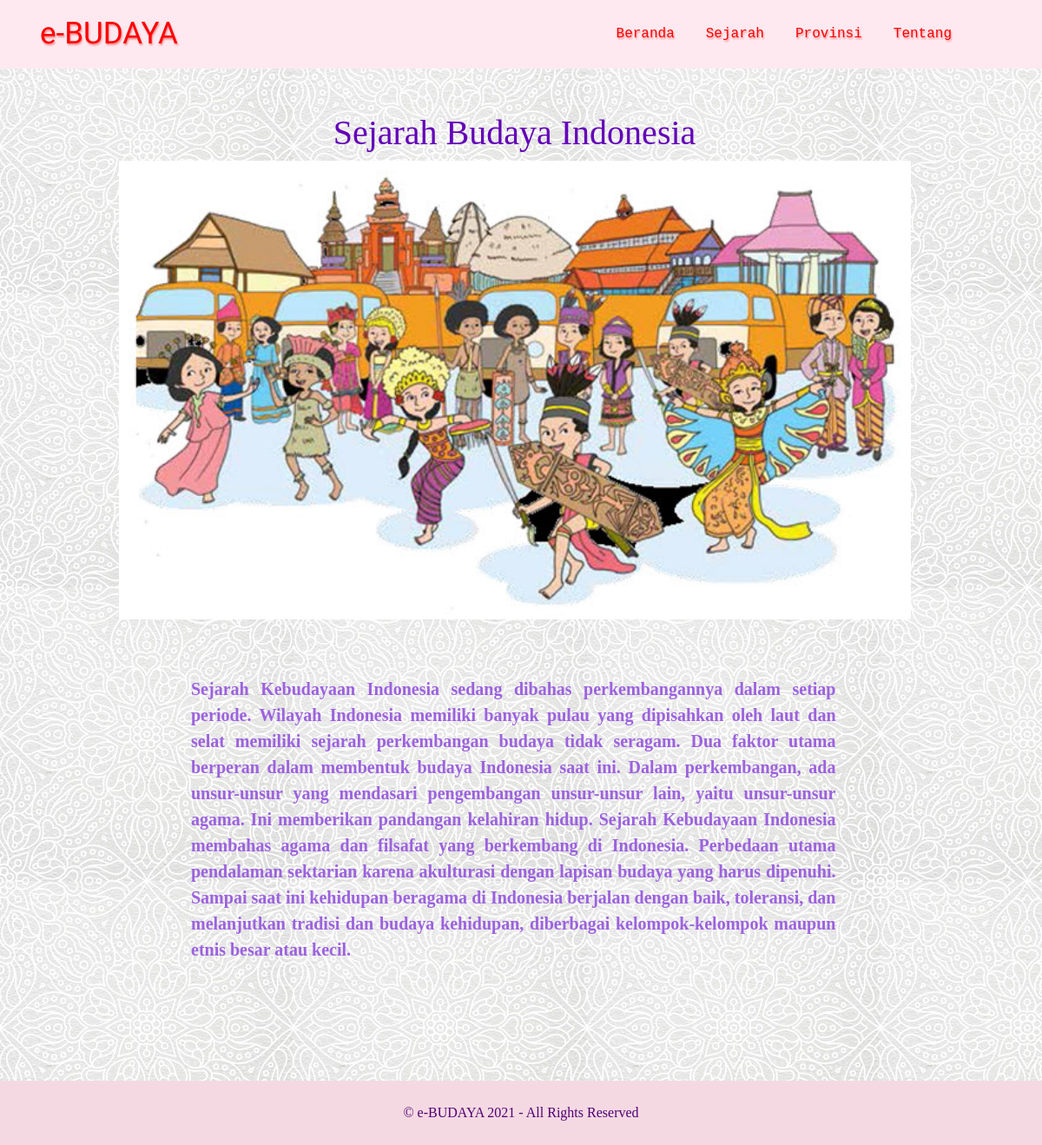
Page /sejarah.php on the committed database.
### tables this page shows
CREATE TABLE `pages` (
  `id_pages` int(20) NOT NULL,
  `judul_pages` varchar(200) NOT NULL,
  `isi_pages` longtext NOT NULL
);

### sejarah.php (the view)
<?php
  require "inc/koneksi.php";
  $query = mysqli_query($con, "SELECT * FROM pages where id_pages = '1'");
  $data = mysqli_fetch_assoc($query);
?>
<?php
  include "header.php";
?>
      <div class="sejarahindo">
        <div class="container">
          <h2 class="display-4"><?=$data['judul_pages'];?></h2>
          <div class="row justify-content-center">
            <img src="assets/img/pawai_budaya.jpg">
          </div>
        </div>
      </div>
      <div class="row desc-sejarah">
        <div class="col-lg-10">
          <p><?=$data['isi_pages'];?></p>
        </div>
      </div>
<?php
  include "footer.php";
?>

### assets/css/style.css (style rules this page uses)
body { margin: 0; padding: 0; margin-right: 15px; background-image: url(assets/img/batik.jpg); }
.sejarahindo .display-4 { color: #6300B8; font-family: 'Arial Rounded MT'; text-align: center; margin-top: 50px; font-size: 27px; }
.sejarahindo img { width: 80%; }
.desc-sejarah p { color: #9C62DE; font-family: 'Calibri'; font-size: 16px; font-weight: bold; text-align: justify; margin-top: 45px; padding: 20px; }
@media (min-width: 992px) { .sejarahindo .display-4 { font-size: 40px; } }
@media (min-width: 992px) { .desc-sejarah p { font-size: 20px; text-align: justify; margin-left: 200px; } }

### rows in the picture
pages: judul_pages "Sejarah Budaya Indonesia", isi_pages "Sejarah Kebudayaan Indonesia sedang dibahas perkembangannya dalam setiap periode. Wilayah Indonesia memiliki banyak pulau yang dipisahkan oleh laut dan selat memiliki sejarah perkembangan budaya tidak seragam. Dua faktor utama berperan dalam membentuk budaya Indonesia saat ini. Dalam perkembangan, ada unsur-unsur yang mendasari pengembangan unsur-unsur lain, yaitu unsur-unsur agama. Ini memberikan pandangan kelahiran hidup. Sejarah Kebudayaan Indonesia membahas agama dan filsafat yang berkembang di Indonesia. Perbedaan utama pendalaman sektarian karena akulturasi dengan lapisan budaya yang harus dipenuhi. Sampai saat ini kehidupan beragama di Indonesia berjalan dengan baik, toleransi, dan…"
